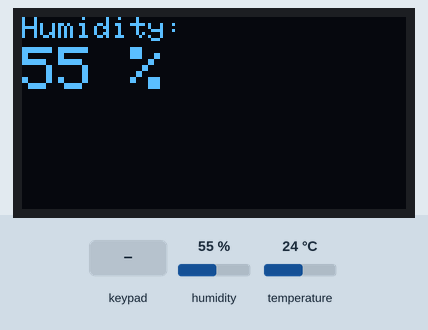
This sketch was run on a simulated Arduino Uno, built with avr-gcc and run on an emulated ATmega328P. Parts: 128×64 one-colour display. The inputs (shaded band) are chosen by the test bench; at power-on: humidity 55 %, temperature 24 °C.

Above: at 2.2 s.
2.3 s: keypad keys 5 4 3 2 pressed 0.4 s apart
At 3.0 s:
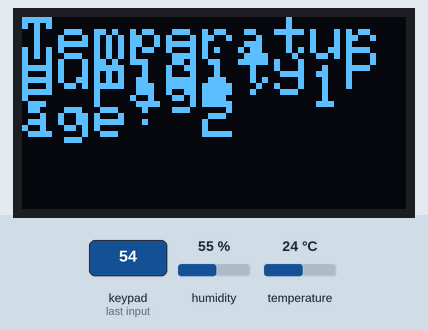
5.4 s: humidity set to 22 %
At 6.7 s:
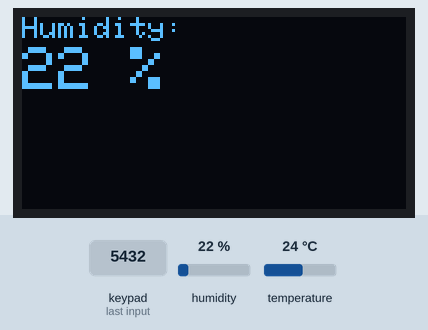
7.2 s: key '1' pressed
At 7.9 s:
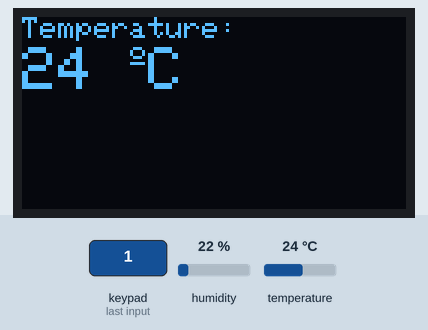
8.8 s: temperature set to 12 °C
At 10.0 s:
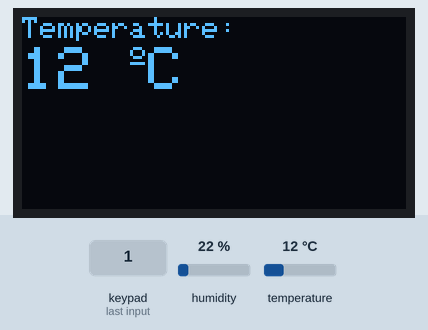
10.8 s: key '2' pressed
At 11.3 s:
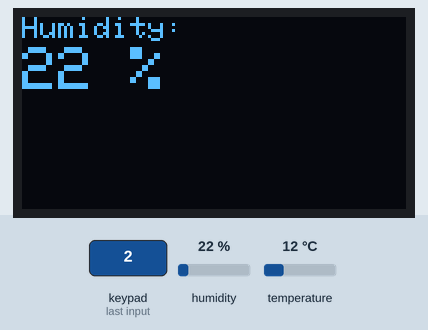
12.3 s: keypad keys 1 3 9 7 pressed 0.4 s apart
At 12.94 s:
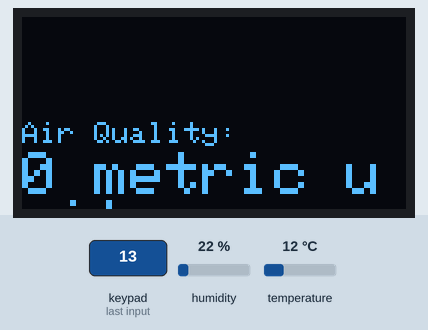
Timing chart, 0 to 15.3 s (numbered marks = the images above; inputs shaded):
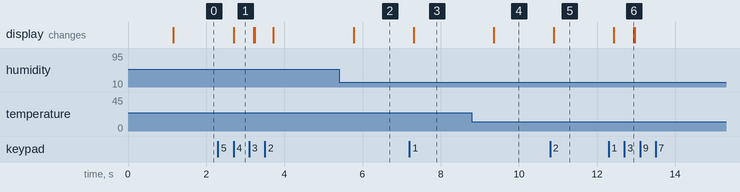

The sketch:

SEMB_my_ex.ino
```cpp
/* * * * * * * * * * *
 *    Libraries
 * * * * * * * * * * */
//#include "DHT.h"
#include <dht11.h>
#include <Wire.h>
#include <Adafruit_GFX.h>
#include <Adafruit_SSD1306.h>
#include <Keypad.h>

// Sensor Pins
#define DHT11_PIN 4          // Pin of Temperature and Humidity Sensor
#define AIR_Q_PIN 11        // Pin of Air Quality Sensor

// OLED Screen
#define SCREEN_ADD 0x3C     // Address of OLED Display
#define SCREEN_WIDTH 128    // OLED display width, in pixels
#define SCREEN_HEIGHT 64    // OLED display height, in pixels

// Pages
#define PAGE_MAIN '0'
#define PAGE_TEMPERATURE '1'
#define PAGE_HUMIDITY '2'
#define PAGE_AIR_Q '3'

#define PAGE_FORWARD '#'
#define PAGE_BACKWARD '*'

// User Input Pins
// ....

// Global Variables
dht11 DHT11;
int temperature;
int humidity;
char selected_page = PAGE_HUMIDITY;

// -------------------------- Keypad Setup ---------------------------------------
const byte ROWS = 4;
const byte COLS = 4;

char hexaKeys[ROWS][COLS] = {
  {'1', '2', '3', 'A'},
  {'4', '5', '6', 'B'},
  {'7', '8', '9', 'C'},
  {'*', '0', '#', 'D'}
};

byte rowPins[ROWS] = {9, 8, 7, 6};
byte colPins[COLS] = {5, 4, 3, 2};

Keypad customKeypad = Keypad(makeKeymap(hexaKeys), rowPins, colPins, ROWS, COLS);
// --------------------------- End of Keypad Setup -------------------------------------


// Declaration for an SSD1306 display connected to I2C (SDA, SCL pins)
Adafruit_SSD1306 oled_screen(SCREEN_WIDTH, SCREEN_HEIGHT, &Wire, -1);

/* * * * * * * * * * *
 *        Tasks
 * * * * * * * * * * */

// Temperature and Humidity Sensor Reading
void read_dht11(void) {
  int chk = DHT11.read(DHT11_PIN);

  temperature = DHT11.temperature;
  humidity = DHT11.humidity;
}

void read_air_q_sensor(void) {

}

void show_main_page(void) {
  oled_screen.clearDisplay();
  oled_screen.setTextSize(2);
  oled_screen.setCursor(0,0);
  oled_screen.print("Temperature Page: 1");
  oled_screen.setTextSize(2);
  oled_screen.setCursor(0,10);
  oled_screen.print("Humidity Page: 2");
  oled_screen.display();
}

// Displaing Sensor Information
void show_temp_page(void) {
  oled_screen.clearDisplay();
  oled_screen.setTextSize(1);
  oled_screen.setCursor(0,0);
  oled_screen.print("Temperature: ");
  oled_screen.setTextSize(2);
  oled_screen.setCursor(0,10);
  oled_screen.print(temperature);
  oled_screen.print(" ");
  oled_screen.setTextSize(1);
  oled_screen.cp437(true);
  oled_screen.write(167);
  oled_screen.setTextSize(2);
  oled_screen.print("C");
  oled_screen.display();
}

void show_hum_page(void) {
  oled_screen.clearDisplay();
  oled_screen.setTextSize(1);
  oled_screen.setCursor(0, 0);
  oled_screen.print("Humidity: ");
  oled_screen.setTextSize(2);
  oled_screen.setCursor(0, 10);
  oled_screen.print(humidity);
  oled_screen.print(" %");
  oled_screen.display();
}

void show_air_q_page(void) {
  oled_screen.clearDisplay();
  oled_screen.setTextSize(1);
  oled_screen.setCursor(0, 35);
  oled_screen.print("Air Quality: ");
  oled_screen.setTextSize(2);
  oled_screen.setCursor(0, 45);
  oled_screen.print(0);
  oled_screen.print(" metric unit");
  oled_screen.display();
}

// Get Keypad Char from user to choose page
void read_keypad(void) {
  char read_key = customKeypad.getKey();

  if (read_key) {
    selected_page = read_key;
  }
}

void show_selected_page(void) {
  switch (selected_page) {
    case PAGE_MAIN:
      show_main_page();
      break;
    case PAGE_TEMPERATURE:
      show_temp_page();
      break;
    case PAGE_HUMIDITY:
      show_hum_page();
      break;
    case PAGE_AIR_Q:
      show_air_q_page();
    default:
      show_main_page();
      break;
  }
}

/* * * * * * * * * * *
 *      Scheduler
 * * * * * * * * * * */
typedef struct {
  /* period in ticks */
  int period;
  /* ticks until next activation */
  int delay;
  /* function pointer */
  void (*func)(void);
  /* activation counter */
  int exec;
} Sched_Task_t;

#define NT 20
Sched_Task_t Tasks[NT];

int Sched_Init(void) {
  for(int x=0; x<NT; x++)
    Tasks[x].func = 0;
  /* Also configures interrupt that periodically calls Sched_Schedule(). */
  noInterrupts(); // disable all interrupts
  TCCR1A = 0;
  TCCR1B = 0;
  TCNT1 = 0;

//OCR1A = 6250; // compare match register 16MHz/256/10Hz
//OCR1A = 31250; // compare match register 16MHz/256/2Hz
  OCR1A = 63;    // compare match register 16MHz/256/2kHz
  TCCR1B |= (1 << WGM12); // CTC mode
  TCCR1B |= (1 << CS12); // 256 prescaler
  TIMSK1 |= (1 << OCIE1A); // enable timer compare interrupt
  interrupts(); // enable all interrupts
}

int Sched_AddT(void (*f)(void), int d, int p) {
  for(int x=0; x<NT; x++)
    if (!Tasks[x].func) {
      Tasks[x].period = p;
      Tasks[x].delay = d;
      Tasks[x].exec = 0;
      Tasks[x].func = f;
      return x;
    }
  return -1;
}

void Sched_Schedule(void) {
  for(int x=0; x<NT; x++) {
    if(Tasks[x].func) {
      if(Tasks[x].delay) {
        Tasks[x].delay--;
      }
      else {
        /* Schedule Task */
        Tasks[x].exec++;
        Tasks[x].delay = Tasks[x].period-1;
      }
    }
  }
}

void Sched_Dispatch(void) {
  for(int x=0; x<NT; x++) {
    if((Tasks[x].func)&& (Tasks[x].exec)) {
      Tasks[x].exec=0;
      Tasks[x].func();
      /* Delete task if one-shot */
      if(!Tasks[x].period) Tasks[x].func = 0;
        return; // fixed priority version!
    }
  }
}

// the setup function runs once when you press reset or power the board
void setup() {
  // For debbuging with Serial Monitor
  Serial.begin(9600);

  // Initialize OLED Display
  if(!oled_screen.begin(SSD1306_SWITCHCAPVCC, 0x3C)) {
    Serial.println(F("SSD1306 allocation failed"));
    for(;;);
  }
  delay(1000);
  oled_screen.clearDisplay();
  oled_screen.setTextColor(WHITE);

  // Set Input Pins
  pinMode(DHT11_PIN, INPUT);

  // Initialize Scheduler
  Sched_Init();

  // Add tasks to scheduler
  Sched_AddT(read_dht11, 50, 500);
  Sched_AddT(show_selected_page, 100, 500);
  Sched_AddT(read_keypad, 150, 50);
}

//timer1 interrupt
ISR(TIMER1_COMPA_vect) {
  Sched_Schedule();
}

// the loop function runs over and over again forever
void loop() {
  Sched_Dispatch();
}
```

Measured:
- after the input at 2.3 s, the display: changes after 0.40 s (image 1)
- after the input at 5.4 s, the display: changes after 0.37 s (image 2)
- after the input at 7.2 s, the display: changes after 0.11 s (image 3)
- after the input at 8.8 s, the display: changes after 0.55 s (image 4)
- after the input at 10.8 s, the display: changes after 0.09 s (image 5)
- after the input at 12.3 s, the display: first changes after 0.13 s (image 6 shows a later state)
